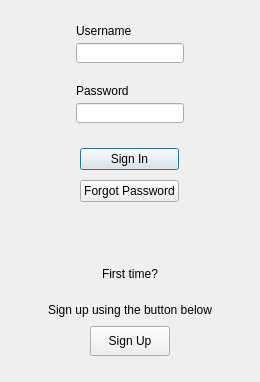
<?xml version="1.0" encoding="UTF-8"?>
<ui version="4.0">
 <class>loginWindow</class>
 <widget class="QWidget" name="loginWindow">
  <property name="enabled">
   <bool>true</bool>
  </property>
  <property name="geometry">
   <rect>
    <x>0</x>
    <y>0</y>
    <width>260</width>
    <height>382</height>
   </rect>
  </property>
  <property name="sizePolicy">
   <sizepolicy hsizetype="Fixed" vsizetype="Fixed">
    <horstretch>0</horstretch>
    <verstretch>0</verstretch>
   </sizepolicy>
  </property>
  <property name="minimumSize">
   <size>
    <width>0</width>
    <height>0</height>
   </size>
  </property>
  <property name="windowTitle">
   <string>Login</string>
  </property>
  <layout class="QVBoxLayout" name="verticalLayout">
   <item alignment="Qt::AlignHCenter">
    <widget class="QFrame" name="usernameFrame">
     <property name="maximumSize">
      <size>
       <width>16777215</width>
       <height>50</height>
      </size>
     </property>
     <property name="frameShape">
      <enum>QFrame::NoFrame</enum>
     </property>
     <property name="frameShadow">
      <enum>QFrame::Plain</enum>
     </property>
     <layout class="QVBoxLayout" name="verticalLayout_2">
      <item>
       <widget class="QLabel" name="usernameLabel">
        <property name="maximumSize">
         <size>
          <width>16777215</width>
          <height>20</height>
         </size>
        </property>
        <property name="text">
         <string>Username</string>
        </property>
       </widget>
      </item>
      <item>
       <widget class="QLineEdit" name="usernameEdit">
        <property name="minimumSize">
         <size>
          <width>0</width>
          <height>20</height>
         </size>
        </property>
        <property name="maximumSize">
         <size>
          <width>16777215</width>
          <height>20</height>
         </size>
        </property>
        <property name="text">
         <string/>
        </property>
       </widget>
      </item>
     </layout>
    </widget>
   </item>
   <item alignment="Qt::AlignHCenter">
    <widget class="QFrame" name="passwordFrame">
     <property name="maximumSize">
      <size>
       <width>16777215</width>
       <height>50</height>
      </size>
     </property>
     <property name="frameShape">
      <enum>QFrame::NoFrame</enum>
     </property>
     <property name="frameShadow">
      <enum>QFrame::Raised</enum>
     </property>
     <layout class="QVBoxLayout" name="verticalLayout_3">
      <item>
       <widget class="QLabel" name="passwordLabel">
        <property name="text">
         <string>Password</string>
        </property>
       </widget>
      </item>
      <item>
       <widget class="QLineEdit" name="passwordEdit">
        <property name="minimumSize">
         <size>
          <width>0</width>
          <height>20</height>
         </size>
        </property>
        <property name="text">
         <string/>
        </property>
       </widget>
      </item>
     </layout>
    </widget>
   </item>
   <item alignment="Qt::AlignHCenter">
    <widget class="QFrame" name="signinFrame">
     <property name="maximumSize">
      <size>
       <width>16777215</width>
       <height>80</height>
      </size>
     </property>
     <property name="frameShape">
      <enum>QFrame::NoFrame</enum>
     </property>
     <property name="frameShadow">
      <enum>QFrame::Raised</enum>
     </property>
     <layout class="QVBoxLayout" name="verticalLayout_4">
      <item>
       <widget class="QPushButton" name="signinButton">
        <property name="text">
         <string>Sign In</string>
        </property>
        <property name="shortcut">
         <string>Return</string>
        </property>
        <property name="default">
         <bool>true</bool>
        </property>
       </widget>
      </item>
      <item>
       <widget class="QPushButton" name="forgotPassButton">
        <property name="text">
         <string>Forgot Password</string>
        </property>
       </widget>
      </item>
     </layout>
    </widget>
   </item>
   <item>
    <spacer name="verticalSpacer">
     <property name="orientation">
      <enum>Qt::Vertical</enum>
     </property>
     <property name="sizeType">
      <enum>QSizePolicy::Maximum</enum>
     </property>
     <property name="sizeHint" stdset="0">
      <size>
       <width>20</width>
       <height>20</height>
      </size>
     </property>
    </spacer>
   </item>
   <item alignment="Qt::AlignHCenter">
    <widget class="QFrame" name="signupFrame">
     <property name="maximumSize">
      <size>
       <width>16777215</width>
       <height>120</height>
      </size>
     </property>
     <property name="frameShape">
      <enum>QFrame::NoFrame</enum>
     </property>
     <property name="frameShadow">
      <enum>QFrame::Raised</enum>
     </property>
     <layout class="QVBoxLayout" name="verticalLayout_5">
      <item alignment="Qt::AlignHCenter">
       <widget class="QLabel" name="label">
        <property name="text">
         <string>First time?</string>
        </property>
       </widget>
      </item>
      <item alignment="Qt::AlignHCenter">
       <widget class="QLabel" name="signupLabel">
        <property name="maximumSize">
         <size>
          <width>16777215</width>
          <height>20</height>
         </size>
        </property>
        <property name="text">
         <string>Sign up using the button below</string>
        </property>
       </widget>
      </item>
      <item alignment="Qt::AlignHCenter">
       <widget class="QPushButton" name="signupButton">
        <property name="maximumSize">
         <size>
          <width>100</width>
          <height>30</height>
         </size>
        </property>
        <property name="text">
         <string>Sign Up</string>
        </property>
       </widget>
      </item>
     </layout>
    </widget>
   </item>
  </layout>
 </widget>
 <resources>
  <include location="Icons/Icons.qrc"/>
 </resources>
 <connections/>
</ui>
